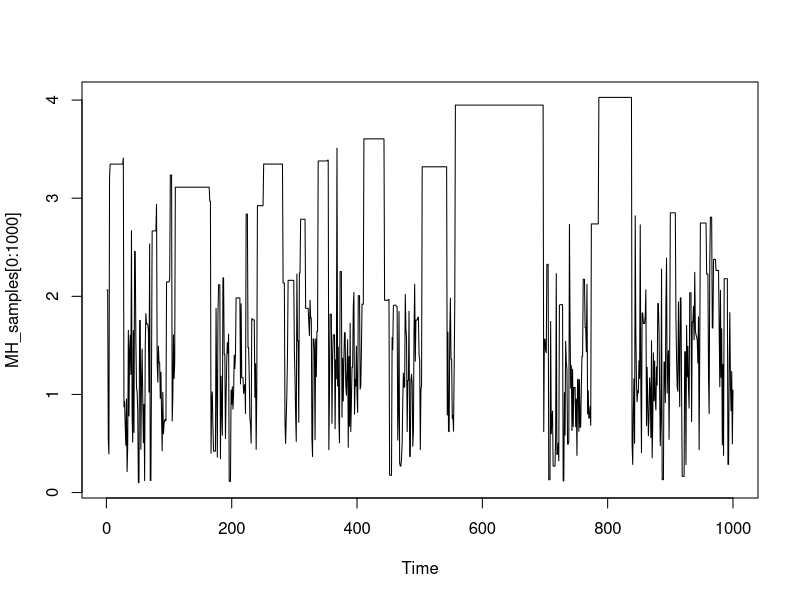
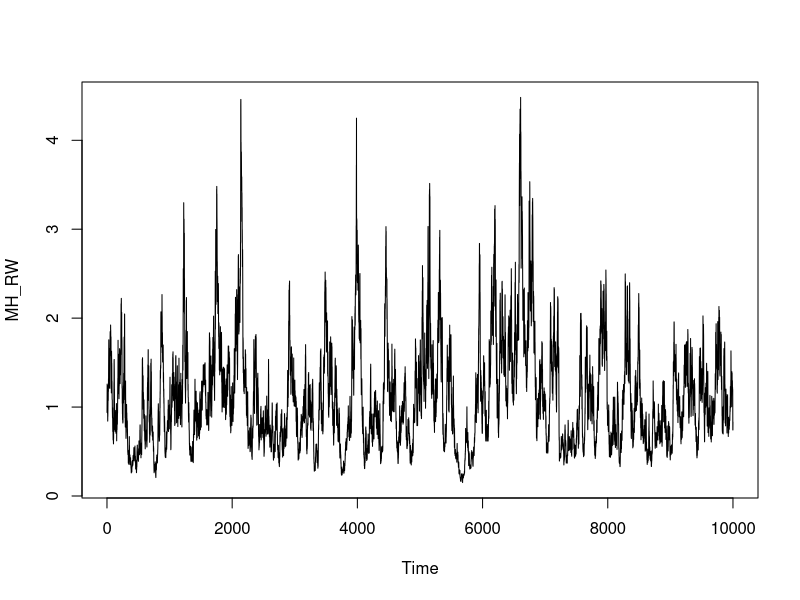
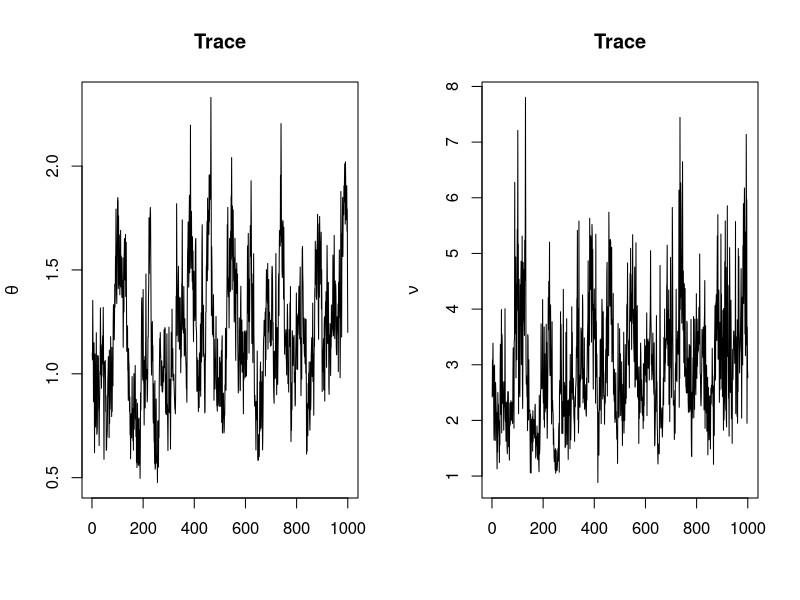
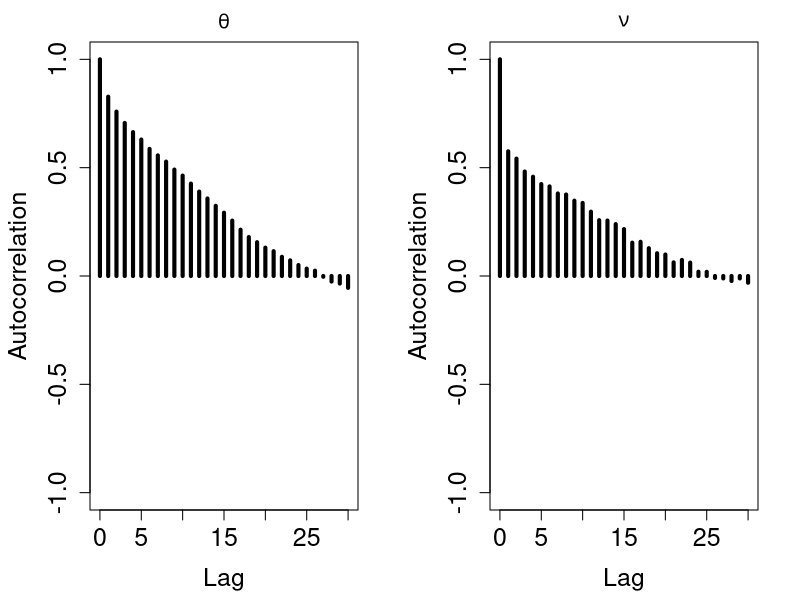
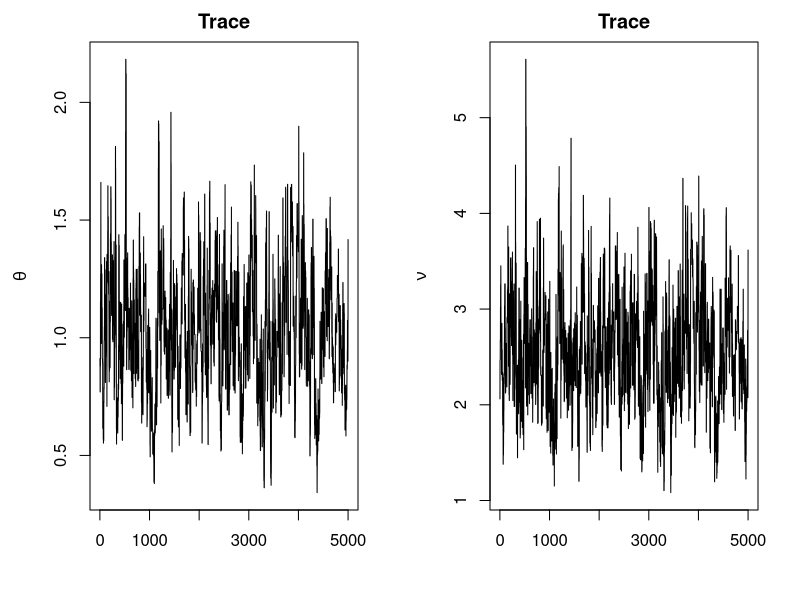
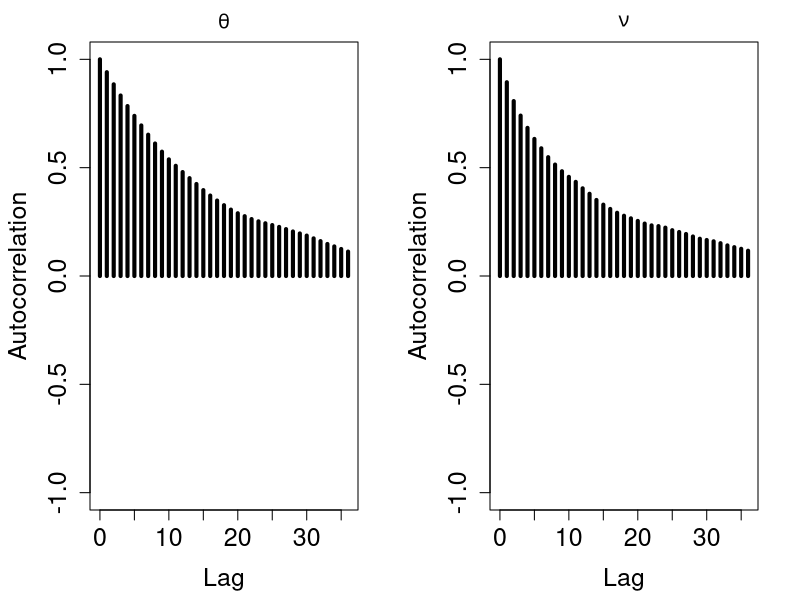
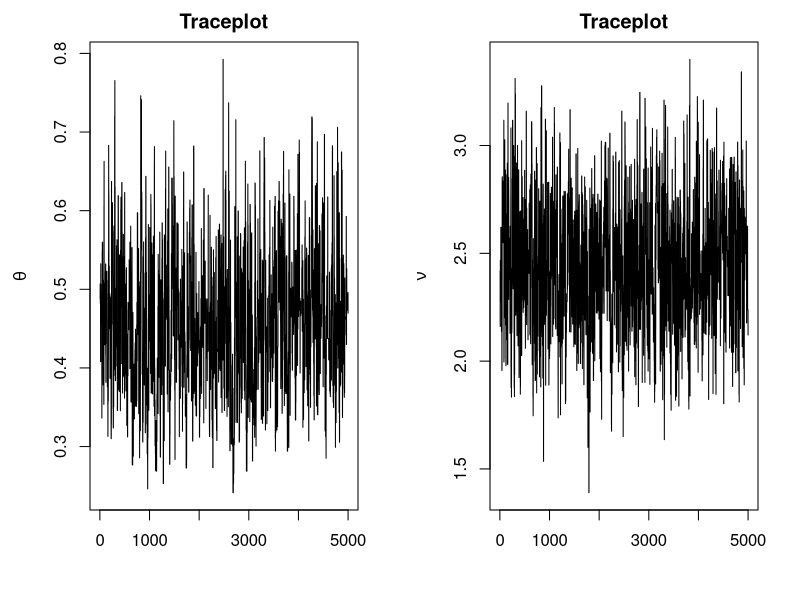
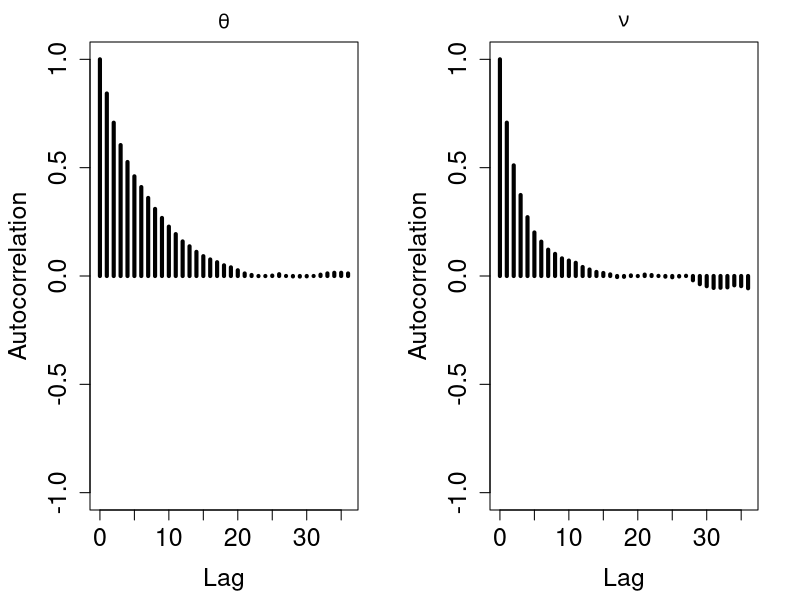

Here is the R script that generated these plots, in order:
## ---- chunk 1
set.seed(7)
library(coda)
library(mvtnorm)
library(MASS)
pdf_z = function(z){
  -(3/2)*log(z) - theta_1*z - theta_2/z
}
## ---- chunk 2
theta_1 = 1.5 # true value theta1
theta_2 = 2 # true value theta2
mean_z1 = sqrt(theta_2/theta_1)
mean_z2 = sqrt(theta_1/theta_2) + 1/(2*theta_2)

# hyperparams
b = 2.5
a = mean_z1*b
#M-H Algorithm
MH_alg1 = function(N){
  MH_samples = rep(NA, N)
  count = 0
  current_z = 1.0
  for(i in 1:N){
    curr_p = pdf_z(current_z) 
    z_new = rgamma(1, a, b)
    p_new = pdf_z(z_new)
    
    accept = exp(p_new + dgamma(current_z,a,b,log = T) - 
                   p_new - dgamma(z_new,a,b,log = T))
    if(runif(1) < accept){
      current_z = z_new
      count = count + 1
    }
    MH_samples[i] = current_z
  }
  return(list(MH_samples=MH_samples,count=count))
}
## ---- chunk 3
alg1 = MH_alg1(1000)
MH_samples = alg1$MH_samples
count = alg1$count
mean(MH_samples)
## ---- chunk 4
mean(1/MH_samples)
## ---- chunk 5
count/length(MH_samples)
## ---- chunk 6
alg1 = MH_alg1(10000)
MH_samples = alg1$MH_samples
count = alg1$count
# mean(MH_samples)
# mean(1/MH_samples)
plot.ts(MH_samples[0:1000])
## ---- chunk 7
set.seed(1)
pdf_z2 = function(z){
  return(-(1/2)*log(z) - theta_1*z - theta_2/z)
}

## ---- chunk 8
v = 0.01
MH_RW = function(N){
  N = N
  MH_RW = rep(NA, N)
  a_count = 0
  z_curr = 1.0
  for (i in 1:N) {
    p_curr = pdf_z2(z_curr)
    z_new = exp(log(z_curr) + rnorm(1,0,sqrt(v)))
    p_new = pdf_z2(z_new)
    acceptance = exp(p_new - p_curr)
    if(runif(1) < acceptance){
      z_curr = z_new
      a_count = a_count+1
    }
    MH_RW[i] = z_curr
  }
  return(list(MH_RW=MH_RW, a_count=a_count))
}
## ---- chunk 9
alg2 = MH_RW(10000)
MH_RW = alg2$MH_RW
count = alg2$a_count
## ---- chunk 10
(mean2_1 = mean(MH_RW))
## ---- chunk 11
count/length(MH_RW)
## ---- chunk 12
plot.ts(MH_RW)
## ---- chunk 13
x = read.table("my-data.txt", header = F)[,1]
n = length(x)
sum_x = sum(x)
sum_logx = sum(log(x))
library(coda)
library(mvtnorm)
library(MASS)

nu_condit = function(nu, theta_curr){
  return(nu*(sum_logx + n*log(theta_curr)-1)-n*lgamma(nu)+3*log(nu))
}
pcurr = function(nu_curr, theta_curr){
  return((n+nu_curr+2)*log(theta_curr)-n*lgamma(nu_curr) + nu_curr*(sum_logx-1) + 3*log(nu_curr) - theta_curr*(2+sum_x))
}
N = 1000
## ---- chunk 14
sample = NULL
sample$theta = rep(NA,N)
sample$nu = rep(NA,N)
alpha = 3
beta = 2
v = 0.05
theta_curr = 2
nu_curr = 3
set.seed(2)
for(i in 1:N){
  theta_curr = rgamma(1, n*nu_curr + alpha, beta + sum_x)
  nu_new = exp(log(nu_curr) + rnorm(1,0,sqrt(v)))
  pnu_curr = nu_condit(nu_curr, theta_curr)
  pnu_new = nu_condit(nu_new, theta_curr)
  accept = exp(pnu_new - pnu_curr)
  if(runif(1) < accept)
    nu_curr = nu_new
  
  sample$theta[i] = theta_curr
  sample$nu[i] = nu_new
}
## ---- chunk 15
effectiveSize(sample$theta)
## ---- chunk 16
effectiveSize(sample$nu)
## ---- chunk 17
par(mfrow = c(1,2))
plot.ts(sample$theta, ylab = expression(theta), xlab = "", main = "Trace")
plot.ts(sample$nu, ylab = expression(nu), xlab = "", main = "Trace")
## ---- chunk 18
par(mfrow=c(1,2), mar=c(4.5, 4.5, 2.1, 2.1))
autocorr.plot(sample$theta, col=1, lwd=4, cex.axis=1.5, cex.lab=1.5, auto.layout = FALSE, main=expression(theta)) 
autocorr.plot(sample$nu, col=1, lwd=4, cex.axis=1.5, cex.lab=1.5, auto.layout = FALSE, main=expression(nu))
## ---- chunk 19
N_test = 5000
## ---- chunk 20
V = 0.05*diag(2)
theta_curr = 2
nu_curr = 3

for(i in 1:N_test){
  nu_new = exp(log(nu_curr) + rnorm(1,0,sqrt(V[1,1])))
  theta_new = exp(log(theta_curr) + rnorm(1,0, V[2,2]))
  p_curr = pcurr(nu_curr, theta_curr)
  p_new = pcurr(nu_new, theta_new)
  accept = exp(p_new - p_curr)
  if(runif(1) < accept){
    nu_curr = nu_new
    theta_curr = theta_new
  }
  sample$theta[i] = theta_curr
  sample$nu[i] = nu_curr
}
## ---- chunk 21
V = cov(cbind(sample$nu, sample$theta))


pcurr2 = function(nu,theta){
  return(n*nu*log(theta) - n*lgamma(nu) + nu *(sum_logx -1) + 3*log(nu) + log(theta) - theta * (2 + sum_x))
}
N=10000
## ---- chunk 22
for(i in N_test+1:N){
  new = mvrnorm(1, c(log(nu_curr), log(theta_curr)), V)
  nu_new = exp(new[1])
  theta_new = exp(new[2])
  p_curr = pcurr2(nu_curr, theta_curr)
  p_new = pcurr2(nu_new, theta_new)
  acceptance = exp(p_new - p_curr)
  if(runif(1) < acceptance){
    nu_curr = nu_new
    theta_curr = theta_new
  }
  sample$theta[i] = theta_curr
  sample$nu[i] = nu_curr
}
## ---- chunk 23
par(mfrow = c(1,2))
plot.ts(tail(sample$theta,5000),ylab = expression(theta), xlab = "", main = "Trace")
plot.ts(tail(sample$nu,5000), ylab = expression(nu), xlab = "", main = "Trace")
## ---- chunk 24
par(mfrow=c(1,2), mar=c(4.5, 4.5, 2.1, 2.1))
autocorr.plot(tail(sample$theta,5000), col=1, lwd=4, cex.axis=1.5, cex.lab=1.5, auto.layout = FALSE, main=expression(theta)) 
autocorr.plot(tail(sample$nu,5000), col=1, lwd=4, cex.axis=1.5, cex.lab=1.5, auto.layout = FALSE, main=expression(nu))
## ---- chunk 25
h = function(w) {
  a1 = (exp(w[2]) - 1) * sum_logx + 3 * w[2] - exp(w[2])
  return(-(a1 - n * lgamma(exp(w[2])) + 
             (2 + n * exp(w[2])) * w[1] - exp(w[1]) * (2 + sum_x)))
}
laplace = optim(c(0,1), h, hessian = T)
## ---- chunk 26
laplace$par
## ---- chunk 27
laplace$hessian
V = diag(diag(solve(laplace$hessian)))
## ---- chunk 28
for(i in N_test+1:N){
  nu_new = exp(log(nu_curr) + rnorm(1,0,sqrt(V[1,1])))
  theta_new = exp(log(theta_curr) + rnorm(1,0,sqrt(V[2,2])))
  p_curr = pcurr(nu_curr = nu_curr, theta_curr = theta_curr)
  p_new =pcurr(nu_curr = nu_new, theta_curr = theta_new)
  
  accept = exp(p_new - p_curr)
  if(runif(1) < accept){
    nu_curr = nu_new
    theta_curr = theta_new
  }
  sample$theta[i] = theta_curr
  sample$nu[i] = nu_curr
}
## ---- chunk 29
par(mfrow = c(1,2))
plot.ts(tail(sample$theta,5000), xlab="", ylab = expression(theta), main = "Traceplot")
plot.ts(tail(sample$nu,5000), xlab="", ylab = expression(nu), main = "Traceplot")
## ---- chunk 30
par(mfrow=c(1,2), mar=c(4.5, 4.5, 2.1, 2.1))
autocorr.plot(tail(sample$theta,5000), col=1, lwd=4, cex.axis=1.5, cex.lab=1.5, auto.layout = FALSE, main=expression(theta)) 
autocorr.plot(tail(sample$nu,5000), col=1, lwd=4, cex.axis=1.5, cex.lab=1.5, auto.layout = FALSE, main=expression(nu))
## ---- chunk 31
effectiveSize(tail(sample$theta,5000))
## ---- chunk 32
effectiveSize(tail(sample$nu,5000))
## ---- chunk 33
# upload mining data
y <-c(4,5,4,1,0,4,3,4,0,6,3,3,4,0,2,6,3,3,5,4,5,3,1,4,4,1,5,5,3,4,2,5,2,2,3,4,2,1,3,2,2,1, 1,1,1,3,0,0,1,0,1,1,0,0,3,1,0,3,2,2,0,1,1,1,0,1,0,1,0,0,0,2,1,0,0,0,1,1,0,2,3,3,1,1,2,1,1, 1,1,2,4,2,0,0,0,1,4,0,0,0,1,0,0,0,0,0,1,0,0,1,0,1)
n <- length(y)
# specify hyperparameters. In this case using the data.
alpha <- 3
beta <- alpha/mean(y[1:40]) 
gam <- 3
delta <- gam/mean(y[-(1:40)])

# set up MCMC variables
N <- 50000
N.burn <- 5000
sample_save <- NULL
sample_save$m <- rep(NA, N) 
sample_save$th <- rep(NA, N) 
sample_save$phi <- rep(NA, N)

# initialize chains
theta_curr <- rgamma(1, alpha, beta) 
phi_curr <- rgamma(1, gam, delta) 
m_curr <- 40
set.seed(2)
## ---- chunk 34
# Algorithm
for(i in 1:N){
  theta_curr <- rgamma(1, sum(y[1:m_curr]) + alpha, m_curr + beta)
  
  phi_curr <- rgamma(1, sum(y[-(1:m_curr)]) + gam, (n-m_curr + delta))
  
  m_new <- sample((1:n), 1, FALSE)
  
  p_curr <- lgamma(sum(y[1:m_curr]) + alpha) - (sum(y[1:m_curr]) + alpha)*log(m_curr + beta) +lgamma(sum(y[-(1:m_curr)]) + gam) - (sum(y[-(1:m_curr)]) + gam)*log(n-m_curr + delta)
  
  p_new <- lgamma(sum(y[1:m_new]) + alpha) - (sum(y[1:m_new]) + alpha)*log(m_new + beta) +lgamma(sum(y[-(1:m_new)]) + gam) - (sum(y[-(1:m_new)]) + gam)*log(n-m_new + delta)
  # calculate acceptance probability and accept/reject acordingly
  accpt.prob <- exp(p_new - p_curr) 
  if(runif(1) < accpt.prob)
  {
    m_curr <- m_new
  }
  # save the current draws
  sample_save$theta[i] <- theta_curr
  sample_save$phi[i] <- phi_curr
  sample_save$m[i] <- m_curr
}
## ---- chunk 35
par(mfrow = c(1,2))
plot.ts(tail(sample_save$phi,5000), main = "Traceplot", ylab = expression(phi), xlab = "")
abline(h = mean(tail(sample_save$phi,5000)), col = "red")

hist(tail(sample_save$phi,5000), xlab = expression(phi), main = expression("Histogram for " ~ phi))
abline(v = mean(tail(sample_save$phi,5000)), col = "red")

## ---- chunk 36
par(mfrow = c(1,2))
plot.ts(tail(sample_save$theta,5000), main = "Traceplot", ylab = expression(theta), xlab = "")
abline(h = mean(tail(sample_save$theta,5000)), col = "red")
hist(tail(sample_save$theta,5000), xlab = expression(theta), main = expression("Histogram for " ~ theta))
abline(v = mean(tail(sample_save$theta,5000)), col = "red")
## ---- chunk 37
hist(tail(sample_save$m,5000), xlab = expression(m), main = expression("Histogram for " ~ m))
abline(v = mean(tail(sample_save$m,5000)), col = "red")
